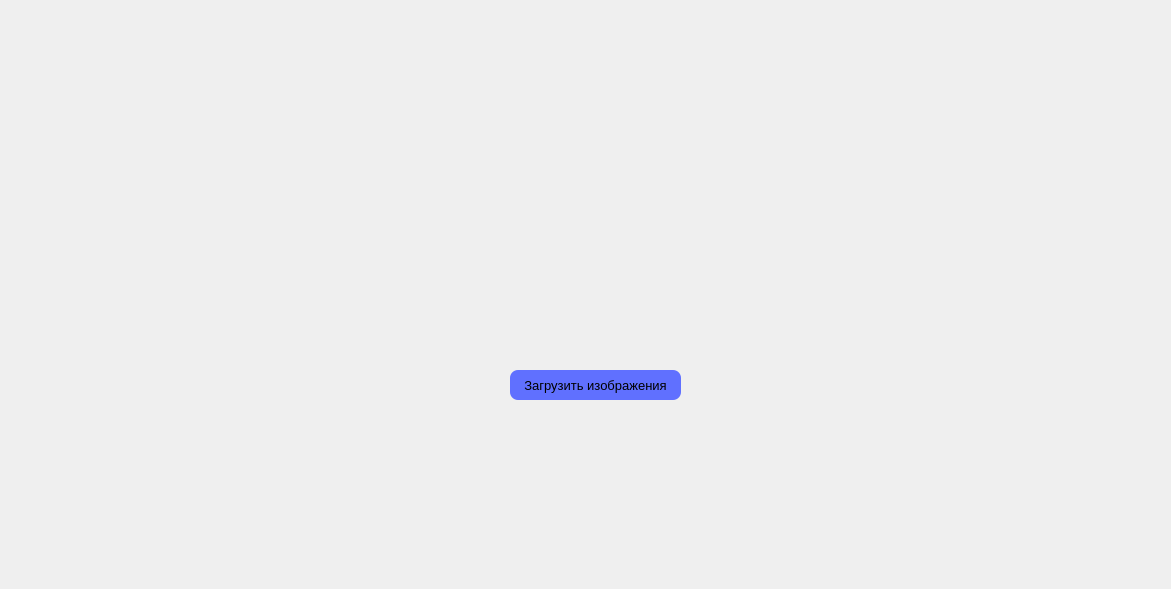
<?xml version="1.0" encoding="UTF-8"?>
<ui version="4.0">
 <class>Dialog</class>
 <widget class="QDialog" name="Dialog">
  <property name="geometry">
   <rect>
    <x>0</x>
    <y>0</y>
    <width>1171</width>
    <height>589</height>
   </rect>
  </property>
  <property name="windowTitle">
   <string>Изображения</string>
  </property>
  <widget class="QWidget" name="horizontalLayoutWidget">
   <property name="geometry">
    <rect>
     <x>10</x>
     <y>0</y>
     <width>1151</width>
     <height>321</height>
    </rect>
   </property>
   <layout class="QHBoxLayout" name="horizontalLayout"/>
  </widget>
  <widget class="QPushButton" name="pushButton_7">
   <property name="geometry">
    <rect>
     <x>510</x>
     <y>370</y>
     <width>171</width>
     <height>30</height>
    </rect>
   </property>
   <property name="sizePolicy">
    <sizepolicy hsizetype="Expanding" vsizetype="Fixed">
     <horstretch>0</horstretch>
     <verstretch>0</verstretch>
    </sizepolicy>
   </property>
   <property name="palette">
    <palette>
     <active>
      <colorrole role="Button">
       <brush brushstyle="SolidPattern">
        <color alpha="255">
         <red>96</red>
         <green>112</green>
         <blue>255</blue>
        </color>
       </brush>
      </colorrole>
      <colorrole role="Base">
       <brush brushstyle="SolidPattern">
        <color alpha="255">
         <red>96</red>
         <green>112</green>
         <blue>255</blue>
        </color>
       </brush>
      </colorrole>
      <colorrole role="Window">
       <brush brushstyle="SolidPattern">
        <color alpha="255">
         <red>96</red>
         <green>112</green>
         <blue>255</blue>
        </color>
       </brush>
      </colorrole>
     </active>
     <inactive>
      <colorrole role="Button">
       <brush brushstyle="SolidPattern">
        <color alpha="255">
         <red>96</red>
         <green>112</green>
         <blue>255</blue>
        </color>
       </brush>
      </colorrole>
      <colorrole role="Base">
       <brush brushstyle="SolidPattern">
        <color alpha="255">
         <red>96</red>
         <green>112</green>
         <blue>255</blue>
        </color>
       </brush>
      </colorrole>
      <colorrole role="Window">
       <brush brushstyle="SolidPattern">
        <color alpha="255">
         <red>96</red>
         <green>112</green>
         <blue>255</blue>
        </color>
       </brush>
      </colorrole>
     </inactive>
     <disabled>
      <colorrole role="Button">
       <brush brushstyle="SolidPattern">
        <color alpha="255">
         <red>96</red>
         <green>112</green>
         <blue>255</blue>
        </color>
       </brush>
      </colorrole>
      <colorrole role="Base">
       <brush brushstyle="SolidPattern">
        <color alpha="255">
         <red>96</red>
         <green>112</green>
         <blue>255</blue>
        </color>
       </brush>
      </colorrole>
      <colorrole role="Window">
       <brush brushstyle="SolidPattern">
        <color alpha="255">
         <red>96</red>
         <green>112</green>
         <blue>255</blue>
        </color>
       </brush>
      </colorrole>
     </disabled>
    </palette>
   </property>
   <property name="font">
    <font>
     <pointsize>10</pointsize>
    </font>
   </property>
   <property name="mouseTracking">
    <bool>false</bool>
   </property>
   <property name="styleSheet">
    <string notr="true">background-color: rgb(96, 112, 255);
border-radius: 8px;</string>
   </property>
   <property name="text">
    <string>Загрузить изображения</string>
   </property>
   <property name="default">
    <bool>false</bool>
   </property>
   <property name="flat">
    <bool>false</bool>
   </property>
  </widget>
  <widget class="QLabel" name="label">
   <property name="geometry">
    <rect>
     <x>510</x>
     <y>340</y>
     <width>171</width>
     <height>18</height>
    </rect>
   </property>
   <property name="text">
    <string/>
   </property>
   <property name="alignment">
    <set>Qt::AlignCenter</set>
   </property>
  </widget>
 </widget>
 <resources/>
 <connections/>
</ui>
